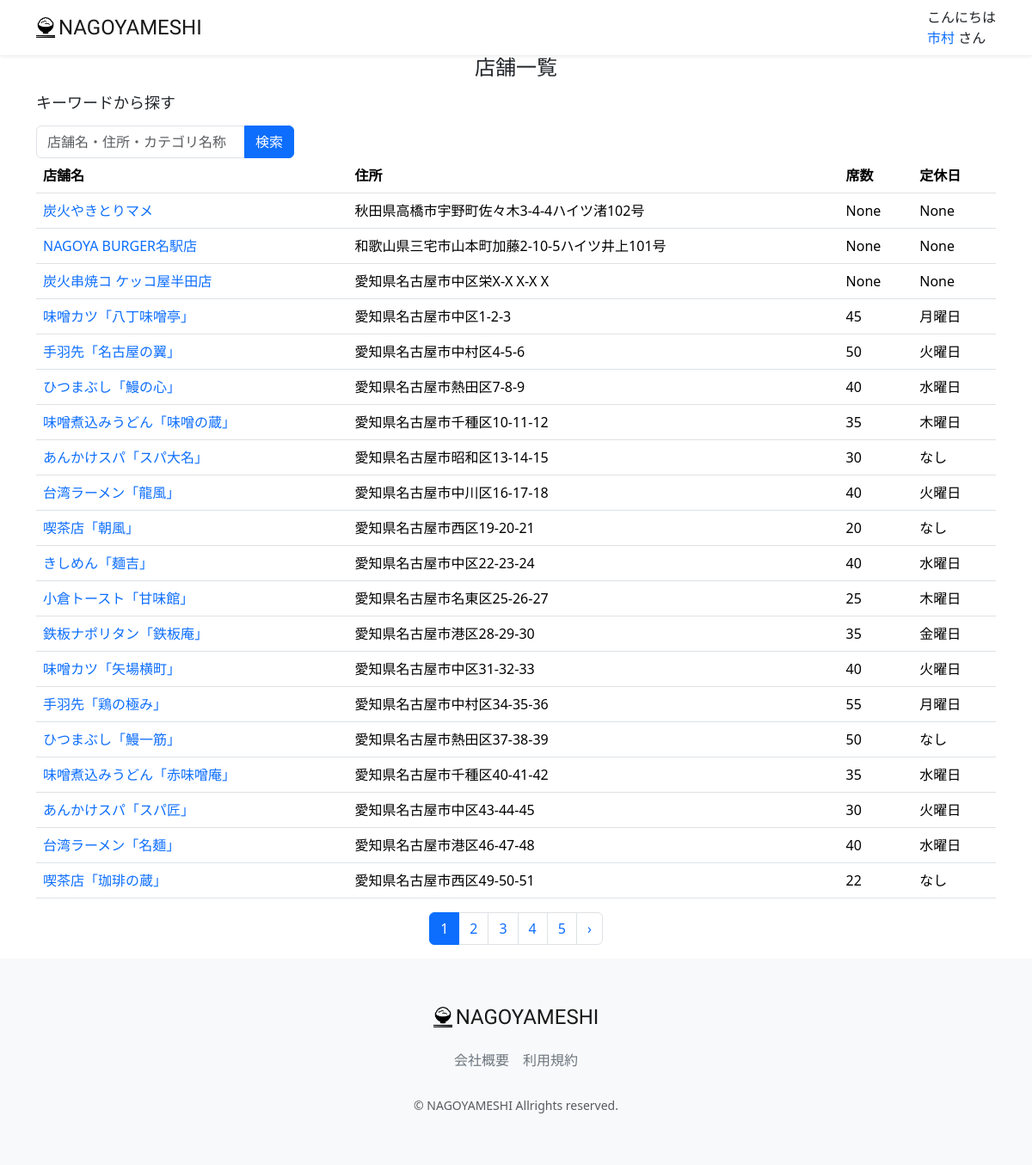
/restaurant-list-admin/ (signed in), run on an earlier commit of the app's database.
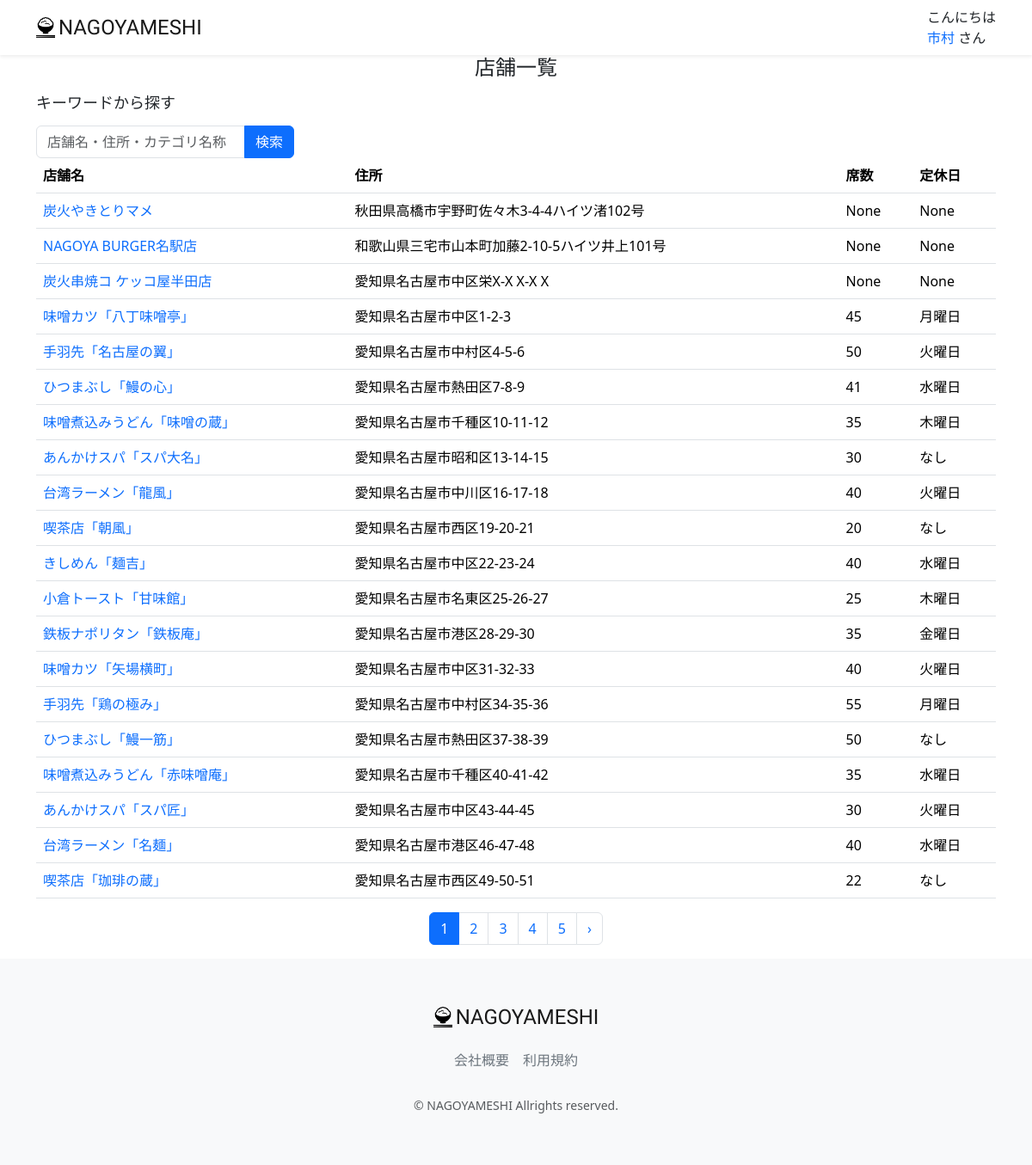
And on a later commit of the database.
### restaurant/models.py (models this page shows, shortened)
class Restaurant(models.Model):
    name = models.CharField("店名",max_length=200, blank=False, null=False)
    description = models.CharField(verbose_name='説明', max_length=200, blank=True, null=True)
    postal_code_regex = RegexValidator(regex=r'^[0-9]+$', message = ("Postal Code must be entered in the format: '1234567'. Up to 7 digits allowed."))
    postal_code = models.CharField(validators=[postal_code_regex], max_length=7, verbose_name='郵便番号', blank=False, null=False)
    address = models.CharField("住所", max_length=200)
    tel_number_regex = RegexValidator(regex=r'^[0-9]+$', message = ("Tel Number must be entered in the format: '09012345678'. Up to 15 digits allowed."))
    tel_number = models.CharField(validators=[tel_number_regex], max_length=15, verbose_name='電話番号', blank=False, null=False)
    e_mail = models.EmailField("E-Mail", blank=True, null=True)
    url = models.URLField("店舗URL", blank=True, null=True)
    price_max = models.PositiveIntegerField("予算上限", blank=True, null=True)
    price_min = models.PositiveIntegerField("予算下限", blank=True, null=True)
    rate = models.FloatField(verbose_name="レート", default=0.0)
    min_varidator = MinValueValidator(0)
    max_varidator = MaxValueValidator(1000)
    seats_number = models.IntegerField("席数", blank=True, null=True, validators=[min_varidator, max_varidator])
    close_day_of_week = models.CharField("定休日", max_length=50, blank=True, null=True)
    category = models.ForeignKey(Category, on_delete=models.PROTECT, blank=True, null=True)
    photo = models.ImageField(verbose_name='写真', blank=True, null=True)
    created_at = models.DateTimeField("登録日", auto_now_add=True)
    updated_at = models.DateTimeField("更新日", auto_now_add=True)
    deleted_at = models.DateTimeField("削除日", auto_now_add=True)
    class Meta:
        verbose_name_plural = "Restaurant"
        constraints = [
            models.UniqueConstraint(fields=['name', 'postal_code'], name='unique_restaurant')
        ]

### restaurant/views.py (the view)
# urls.py: path("restaurant-list-admin/", views.RestaurantListAdminView.as_view(), name="restaurant_list_admin"),
class RestaurantListAdminView(mixins.OnlyStuffUserMixin, generic.ListView):
    model = models.Restaurant
    template_name = 'admin/restaurant_list.html'
    paginate_by = 20
    def get_queryset(self):
        keyword = self.request.GET.get('keyword')
        button_type = self.request.GET.get('button_type')
        print(f'button_type {button_type}')
        keyword = keyword if keyword is not None else ''
        if button_type == 'keyword':
            self.request.session['keyword_session'] = keyword
        keyword_session = self.request.session.get('keyword_session')
        if keyword_session is not None:
            queryset = models.Restaurant.objects.filter(Q(name__icontains=keyword_session) | Q(address__icontains=keyword_session)).order_by('id')
        else:
            queryset = models.Restaurant.objects.all().order_by('id')
        return queryset
    def get_context_data(self, **kwargs):
        context = super(RestaurantListAdminView, self).get_context_data(**kwargs)
        return context

### accounts/mixins.py (called while the page is built)
    def test_func(self):
        return self.request.user.is_staff

### restaurant/templatetags/custom_tag.py (called while the page is built)
@register.filter
def honor(val):
    return 'さん'

@register.filter
def greet(val):
    greeting = 'ようこそ'
    now = datetime.datetime.now()
    if now.hour <= 8:
        greeting = 'おはようございます'
    elif now.hour <= 18:
        greeting = 'こんにちは'
    else:
        greeting = 'こんばんは'
    return f'{greeting}'

### restaurant/templates/admin/restaurant_list.html (shortened to what this page needs)
{% extends "layout/base.html" %}
{% load static %}
{% block content %}
<main>
    <h1 class="mb-3 text-center">店舗一覧</h1>
    <div class="container nagoyameshi-container">
        <h3 class="mb-3">キーワードから探す</h3>
        <form method="GET" action="{% url 'restaurant_list_admin' %}"class="user-search-box">
            <div class="input-group">
                <input type="text" class="form-control" placeholder="店舗名・住所・カテゴリ名称" name="keyword">
                <button type="submit" class="btn btn-primary text-whiteshadow-sm">検索</button>
            </div>
        </form>
    </div>
    <div class="container nagoyameshi-container">
        <table class="table">
            <thead>
                <tr>
                    <th scope="col">店舗名</th>
                    <th scope="col">住所</th>
                    <th scope="col">席数</th>
                    <th scope="col">定休日</th>
                </tr>
            </thead>
            <tbody>
                {% for restaurant in object_list %}
                        <tr>
                            <td>
                                <a href="{% url 'restaurant_update' restaurant.id %}">
                                    {{ restaurant.name}}
                                </a>
                            </td>
                            <td>{{ restaurant.address }} </td>
                            <td>{{ restaurant.seats_number }}</td>
                            <td>{{ restaurant.close_day_of_week}}</td>
                        </tr>
                {% endfor %}
            </tbody>
        </table>
    </div>
    {% if is_paginated %}
        <div class="d-flex justify-content-center">
            <nav>
                <ul class="pagination">
                    {% for page_num in page_obj.paginator.page_range %}
                        {% if page_obj.number == page_num %}
                            <li class="page-item active" aria-current="page">
                                <span class="page-link">
                                    {{page_num }}
                                </span>
                            </li>
                        {% else %}
                            <li class="page-item">
                                <a class="page-link" href="?page={{ page_num }}">{{ page_num }}</a>
                            </li>
                        {% endif %}
                    {% endfor %}
                    {% if page_obj.has_next %}
                        <li class="page-item">
                            <a class="page-link" href="?page={{page_obj.next_page_number }}" rel="next" aria-label="次 &raquo;">
                                &rsaquo;
                            </a>
                        </li>
                    {% endif %}
                </ul>
            </nav>
        </div>
    {% endif %}
</main>
{% endblock %}

What changed in the data, as far as the page shows it:
changed Restaurant "ひつまぶし「鰻の心」": seats_number "40" → "41"
